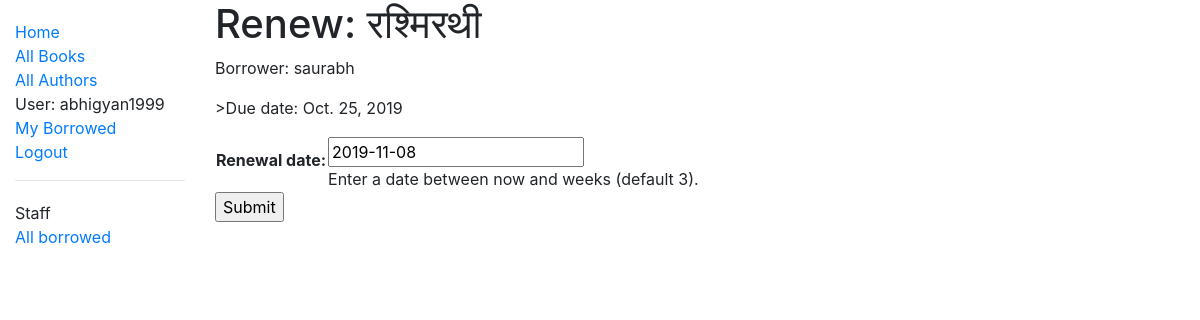
Before: /catalog/book/1a2a34f0-bf2f-472a-93a1-e66ca180eda7/renew/ (signed in) with the older database file.
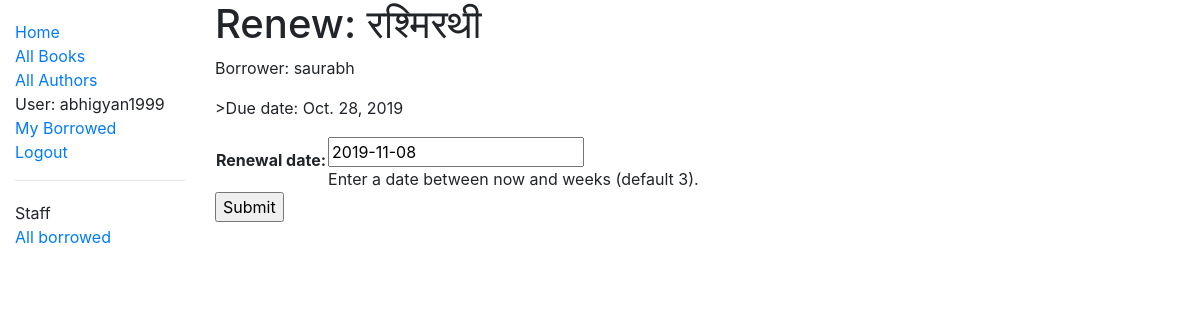
After: the same page with the newer database file.
### catalog/models.py (models this page shows, shortened)
class BookInstance(models.Model):
    id = models.UUIDField(primary_key=True, default=uuid.uuid4, help_text='Unique ID for this Book across whole Library')
    book = models.ForeignKey('Book', on_delete=models.SET_NULL, null=True)
    imprint = models.CharField(max_length=200)
    due_back = models.DateField(null=True, blank=True)
    borrower = models.ForeignKey(User, on_delete=models.SET_NULL, null= True, blank=True)
    @property
    def is_overdue(self):
        if self.due_back and date.today() > self.due_back:
            return True
        return False
    LOAN_STATUS = (
        ('m', 'Maintenance'),
        ('o', 'On Loan'),
        ('a', 'Available'),
        ('r','Reserved')
    )
    status = models.CharField(
        max_length=1,
        choices=LOAN_STATUS,
        blank=True,
        default='m',
        help_text='Book Availability',
    )
    class Meta:
        ordering = ['due_back']
        permissions = (("can_mark_returned", "Set book as returned"), )

class Book(models.Model):
    title = models.CharField(max_length=200)
    author = models.ForeignKey('Author', on_delete=models.SET_NULL, null=True)
    summary = models.TextField(max_length=1000, help_text='Enter a brief description os the book')
    isbn = models.CharField('ISBN', max_length=13, help_text='13 Character <a href="https://www.isbn-international.org/content/what-isbn">ISBN number</a>')
    genre = models.ManyToManyField(Genre, help_text='Select a genre for this Boook')
    language = models.ForeignKey('Language', on_delete=models.SET_NULL, null=True)
    def display_genre(self):
        """Create a string for the Genre. This is required to display genre in Admin."""
        return ', '.join(genre.name for genre in self.genre.all()[:3])
    display_genre.short_description = 'Genre'

### catalog/views.py (the view)
# urls.py: path('book/<uuid:pk>/renew/', views.renew_book_librarian, name='renew-book-librarian'),
@permission_required('catalog.can_mark_returned')
def renew_book_librarian(request, pk):
    book_instance = get_object_or_404(BookInstance, pk=pk)
    if request.method == 'POST':
        form = RenewBookForm(request.POST)
        if form.is_valid():
            book_instance.due_back = form.cleaned_data['renewal_date']
            book_instance.save()
            return HttpResponseRedirect(reverse('all-borrowed') )
    else:
        proposed_renewal_date = datetime.date.today() + datetime.timedelta(weeks=3)
        form = RenewBookForm(initial={'renewal_date': proposed_renewal_date})
    context = {
        'form': form,
        'book_instance': book_instance,
    }
    return render(request, 'catalog/book_renew_librarian.html', context)

### catalog/forms.py (shortened to what this page needs)
class RenewBookForm(forms.Form):
    renewal_date = forms.DateField(help_text="Enter a date between now and weeks (default 3).")

### catalog/templates/catalog/book_renew_librarian.html (shortened to what this page needs)
{% extends "base_generic.html" %}
{% block content %}
  <h1>Renew: {{ book_instance.book.title }}</h1>
  <p>Borrower: {{ book_instance.borrower }}</p>
  <p>{% if book_instance.is_overdue %} class="text-danger"{% endif %}>Due date: {{ book_instance.due_back }}</p>
  <form action="" method="post">
    <table>
    {{ form.as_table }}
    </table>
    <input type="submit" value="Submit">
  </form>
{% endblock %}

Changed rows visible on the page:
changed BookInstance "रश्मिरथी": due_back "Oct. 25, 2019" → "Oct. 28, 2019"
